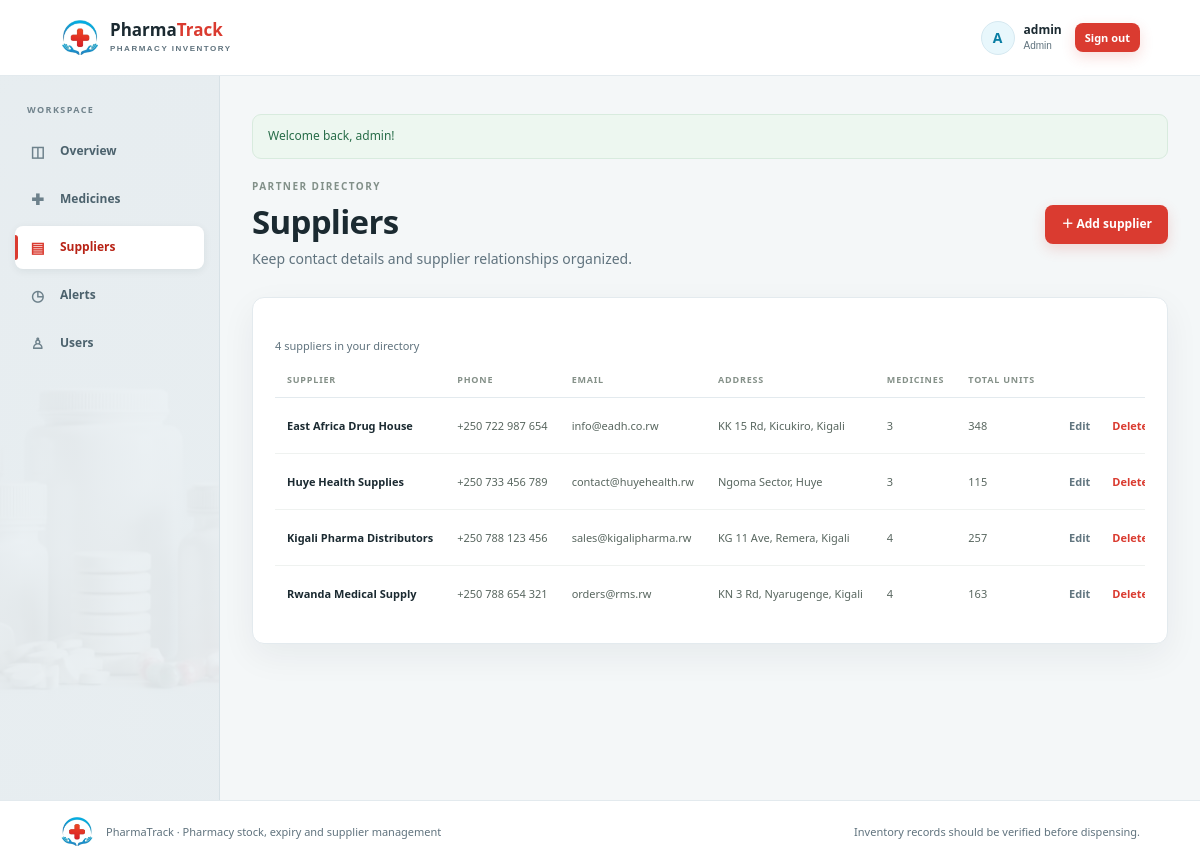
The app's page /public/index.php?r=suppliers (signed in) with its own data.
### tables this page shows
CREATE TABLE IF NOT EXISTS users (
    user_id       INT UNSIGNED NOT NULL AUTO_INCREMENT,
    username      VARCHAR(50)  NOT NULL,
    email         VARCHAR(100) NOT NULL,
    password_hash VARCHAR(255) NOT NULL,
    role          ENUM('admin', 'pharmacist') NOT NULL DEFAULT 'pharmacist',
    created_at    TIMESTAMP NOT NULL DEFAULT CURRENT_TIMESTAMP,
    PRIMARY KEY (user_id),
    UNIQUE KEY uq_users_username (username),
    UNIQUE KEY uq_users_email (email)
);

CREATE TABLE IF NOT EXISTS suppliers (
    supplier_id INT UNSIGNED NOT NULL AUTO_INCREMENT,
    name        VARCHAR(120) NOT NULL,
    phone       VARCHAR(30)  NOT NULL,
    email       VARCHAR(100) DEFAULT NULL,
    address     VARCHAR(255) DEFAULT NULL,
    created_at  TIMESTAMP NOT NULL DEFAULT CURRENT_TIMESTAMP,
    PRIMARY KEY (supplier_id),
    KEY idx_suppliers_name (name)
);

### src/Core/View.php (called while the page is built, shortened)
<?php
final class View
{
    public static function render(string $view, array $data = []): void
    {
        $viewFile = APP_ROOT . '/src/Views/' . $view . '.php';
        $data += [
            'flash'  => Flash::get(),
            'errors' => Flash::errors(),
            'old'    => Flash::old(),
        ];
        extract($data, EXTR_SKIP);
        require APP_ROOT . '/src/Views/layouts/header.php';
        require $viewFile;
        require APP_ROOT . '/src/Views/layouts/footer.php';
    }
}

### src/Controllers/SupplierController.php (called while the page is built, shortened)
<?php
final class SupplierController
{
    public function index(): void
    {
        Auth::requireLogin();
        View::render('suppliers/index', [
            'title'     => 'Suppliers',
            'suppliers' => Supplier::all(),
        ]);
    }
}

### public/index.php (called while the page is built, shortened)
<?php
require dirname(__DIR__) . '/src/bootstrap.php';
$routes = [
    'login'          => [AuthController::class, 'login'],
    'register'       => [AuthController::class, 'register'],
    'logout'         => [AuthController::class, 'logout'],
    'dashboard'      => [DashboardController::class, 'index'],
    'medicines'      => [MedicineController::class, 'index'],
    'medicine-form'  => [MedicineController::class, 'form'],
    'medicine-save'  => [MedicineController::class, 'save'],
    'medicine-delete'=> [MedicineController::class, 'delete'],
    'suppliers'      => [SupplierController::class, 'index'],
    'supplier-form'  => [SupplierController::class, 'form'],
    'supplier-save'  => [SupplierController::class, 'save'],
    'supplier-delete'=> [SupplierController::class, 'delete'],
    'alerts'         => [AlertController::class, 'index'],
    'alert-create'   => [AlertController::class, 'create'],
    'alert-form'     => [AlertController::class, 'form'],
    'alert-resolve'  => [AlertController::class, 'resolve'],
    'alert-delete'   => [AlertController::class, 'delete'],
    'alert-sync'     => [AlertController::class, 'sync'],
    'users'          => [UserController::class, 'index'],
    'user-form'      => [UserController::class, 'form'],
    'user-save'      => [UserController::class, 'save'],
    'user-delete'    => [UserController::class, 'delete'],
];
$route = isset($_GET['r']) && is_string($_GET['r'])
    ? trim($_GET['r'])
    : (Auth::check() ? 'dashboard' : 'login');
[$controllerClass, $method] = $routes[$route];
try {
    (new $controllerClass())->{$method}();
} catch (Throwable $exception) {
    error_log(sprintf(
        'Unhandled %s: %s in %s:%d',
        $exception::class,
        $exception->getMessage(),
        $exception->getFile(),
        $exception->getLine()
    ));
    http_response_code(500);
    View::render('errors/500', ['title' => 'Server error']);
}

### src/bootstrap.php (called while the page is built, shortened)
<?php
require __DIR__ . '/Support/autoload.php';
function e(mixed $value): string
{
    return htmlspecialchars((string) $value, ENT_QUOTES | ENT_SUBSTITUTE, 'UTF-8');
}
function url(string $route = 'dashboard', array $params = []): string
{
    return BASE_URL . '/index.php?' . http_build_query(['r' => $route] + $params);
}

### src/Core/Auth.php (called while the page is built, shortened)
<?php
final class Auth
{
    private static ?array $cachedUser = null;
    private static bool $loaded = false;
    public static function check(): bool
    {
        return self::user() !== null;
    }
    public static function user(): ?array
    {
        if (self::$loaded) {
            return self::$cachedUser;
        }
        self::$loaded = true;
        $id = (int) ($_SESSION['user_id'] ?? 0);
        $user = User::find($id);
        return self::$cachedUser = $user;
    }
    public static function requireLogin(): void
    {
        if (self::check()) {
            return;
        }
    }
}

### src/Support/autoload.php (called while the page is built, shortened)
<?php
spl_autoload_register(function (string $class): void {
    $prefix = 'App\\';
    $relative = substr($class, strlen($prefix));
    $file     = dirname(__DIR__) . DIRECTORY_SEPARATOR
              . str_replace('\\', DIRECTORY_SEPARATOR, $relative) . '.php';
});

### src/Config/Database.php (called while the page is built, shortened)
<?php
final class Database
{
    private static ?PDO $pdo = null;
    public static function pdo(): PDO
    {
        if (self::$pdo instanceof PDO) {
            return self::$pdo;
        }
        $host = getenv('DB_HOST') ?: '127.0.0.1';
        $name = getenv('DB_NAME') ?: 'pharmacy_stock_alert';
        $user = getenv('DB_USER') ?: 'root';
        $pass = getenv('DB_PASS') ?: '';
        $dsn = "mysql:host={$host};dbname={$name};charset=utf8mb4";
        try {
            self::$pdo = new PDO($dsn, $user, $pass, [
                PDO::ATTR_ERRMODE            => PDO::ERRMODE_EXCEPTION,
                PDO::ATTR_DEFAULT_FETCH_MODE => PDO::FETCH_ASSOC,
                PDO::ATTR_EMULATE_PREPARES   => false,
            ]);
        } catch (PDOException $exception) {
            error_log('Database connection failed: ' . $exception->getMessage());
            http_response_code(500);
            exit('Database connection failed. Check src/Config/Database.php and make sure MySQL is running.');
        }
        return self::$pdo;
    }
}

### src/Models/User.php (called while the page is built, shortened)
<?php
final class User
{
    public static function find(int $id): ?array
    {
        $stmt = Database::pdo()->prepare(
            'SELECT user_id, username, email, password_hash, role, created_at FROM users WHERE user_id = :id'
        );
        $stmt->execute([':id' => $id]);
        return $stmt->fetch() ?: null;
    }
}

### src/Core/Flash.php (called while the page is built, shortened)
<?php
final class Flash
{
    public static function get(): ?array
    {
        $flash = $_SESSION[self::FLASH] ?? null;
        return is_array($flash) ? $flash : null;
    }
}

### src/Models/Supplier.php (called while the page is built, shortened)
<?php
final class Supplier
{
    public static function all(): array
    {
        return Database::pdo()->query("
            SELECT s.*,
                   COUNT(m.medicine_id)        AS medicine_count,
                   COALESCE(SUM(m.stock), 0)   AS total_stock
            FROM suppliers s
            LEFT JOIN medicines m ON m.supplier_id = s.supplier_id
            GROUP BY s.supplier_id
            ORDER BY s.name ASC
        ")->fetchAll();
    }
}

### src/Views/suppliers/index.php (the view)
<section class="page-heading">
    <div><span class="eyebrow">PARTNER DIRECTORY</span><h1>Suppliers</h1><p class="muted">Keep contact details and supplier relationships organized.</p></div>
    <a class="button button-primary" href="<?= e(url('supplier-form')) ?>">＋ Add supplier</a>
</section>
<section class="panel">
    <p class="result-count"><?= count($suppliers) ?> supplier<?= count($suppliers) === 1 ? '' : 's' ?> in your directory</p>
    <?php if (!$suppliers): ?><div class="empty-state empty-compact"><h2>No suppliers yet</h2><p class="muted">Add a supplier to connect medicines with their source.</p><a class="button button-secondary" href="<?= e(url('supplier-form')) ?>">Add supplier</a></div><?php else: ?>
        <div class="table-wrap"><table><thead><tr><th>Supplier</th><th>Phone</th><th>Email</th><th>Address</th><th>Medicines</th><th>Total units</th><th><span class="sr-only">Actions</span></th></tr></thead><tbody><?php foreach ($suppliers as $supplier): ?><tr><td class="table-strong"><?= e($supplier['name']) ?></td><td><?= e($supplier['phone']) ?></td><td><?= $supplier['email'] ? e($supplier['email']) : '—' ?></td><td><?= $supplier['address'] ? e($supplier['address']) : '—' ?></td><td><?= e($supplier['medicine_count']) ?></td><td><?= e(number_format((int) $supplier['total_stock'])) ?></td><td><div class="row-actions"><a class="button button-quiet button-small" href="<?= e(url('supplier-form', ['id' => $supplier['supplier_id']])) ?>">Edit</a><form method="post" action="<?= e(url('supplier-delete')) ?>" data-confirm="Delete this supplier? Linked medicines will remain but become unassigned."><?= \App\Core\Csrf::field() ?><input type="hidden" name="id" value="<?= e($supplier['supplier_id']) ?>"><button class="button button-quiet button-small button-danger-text" type="submit">Delete</button></form></div></td></tr><?php endforeach; ?></tbody></table></div>
    <?php endif; ?>
</section>

### src/Views/layouts/header.php (shortened to what this page needs)
<?php
$currentUser = Auth::user();
$isGuest = $currentUser === null;
?>
<!DOCTYPE html>
<html lang="en">
<head>
    <link rel="stylesheet" href="<?= e(BASE_URL) ?>/assets/app.css?v=<?= e((string) filemtime(APP_ROOT . '/public/assets/app.css')) ?>">
</head>
<body class="<?= !empty($authLayout) ? 'auth-page' : '' ?>">
<header class="site-header">
    <a class="brand" href="<?= e(url($isGuest ? 'login' : 'dashboard')) ?>">
        <img class="brand-logo" src="<?= e(BASE_URL) ?>/assets/images/logo-mark.png" alt="" width="40" height="40">
        <span>Pharma<span class="brand-light">Track</span><small>PHARMACY INVENTORY</small></span>
    </a>
    <?php if (!$isGuest): ?>
        <div class="account">
            <span class="account-avatar" aria-hidden="true"><?= e(strtoupper(substr($currentUser['username'], 0, 1))) ?></span>
            <span class="account-name"><strong><?= e($currentUser['username']) ?></strong><small><?= e(ucfirst($currentUser['role'])) ?></small></span>
            <form method="post" action="<?= e(url('logout')) ?>">
                <button class="button button-primary button-small sign-out-button" type="submit">Sign out</button>
            </form>
        </div>
    <?php endif; ?>
</header>
<?php if (!$isGuest): ?>
    <div class="app-layout">
        <aside class="sidebar" id="primary-nav">
            <span class="sidebar-label">WORKSPACE</span>
            <nav class="primary-nav" aria-label="Main navigation">
                <a href="<?= e(url('dashboard')) ?>" class="<?= ($title ?? '') === 'Dashboard' ? 'active' : '' ?>"><span class="nav-icon" aria-hidden="true">◫</span>Overview</a>
                <a href="<?= e(url('medicines')) ?>" class="<?= str_starts_with((string) ($title ?? ''), 'Medicine') ? 'active' : '' ?>"><span class="nav-icon" aria-hidden="true">✚</span>Medicines</a>
                <a href="<?= e(url('suppliers')) ?>" class="<?= str_starts_with((string) ($title ?? ''), 'Supplier') ? 'active' : '' ?>"><span class="nav-icon" aria-hidden="true">▤</span>Suppliers</a>
                <a href="<?= e(url('alerts')) ?>" class="<?= str_starts_with((string) ($title ?? ''), 'Stock alert') || ($title ?? '') === 'Create alert' ? 'active' : '' ?>"><span class="nav-icon" aria-hidden="true">◷</span>Alerts</a>
                <a href="<?= e(url('users')) ?>" class="<?= str_starts_with((string) ($title ?? ''), 'User') ? 'active' : '' ?>"><span class="nav-icon" aria-hidden="true">♙</span>Users</a>
            </nav>
        </aside>
        <main class="page-shell">
<?php else: ?>
<main class="page-shell<?= $isGuest ? ' guest-shell' : '' ?><?= !empty($authLayout) ? ' auth-shell' : '' ?>">
<?php endif; ?>
    <?php if (!empty($flash)): ?>
        <div class="flash flash-<?= e($flash['type'] ?? 'info') ?>" role="status"><?= e($flash['message'] ?? '') ?></div>
    <?php endif; ?>

### records on screen
users: username "A", username "admin", role "Admin"
suppliers: name "East Africa Drug House", phone "+250 722 987 654", email "info@eadh.co.rw", address "KK 15 Rd, Kicukiro, Kigali", medicine_count "3", total_stock "348"
suppliers: name "Huye Health Supplies", phone "+250 733 456 789", email "contact@huyehealth.rw", address "Ngoma Sector, Huye", medicine_count "3", total_stock "115"
suppliers: name "Kigali Pharma Distributors", phone "+250 788 123 456", email "sales@kigalipharma.rw", address "KG 11 Ave, Remera, Kigali", medicine_count "4", total_stock "257"
suppliers: name "Rwanda Medical Supply", phone "+250 788 654 321", email "orders@rms.rw", address "KN 3 Rd, Nyarugenge, Kigali", medicine_count "4", total_stock "163"

### other values on screen
$flash['message'] "Welcome back, admin!"
count($suppliers) "4"
